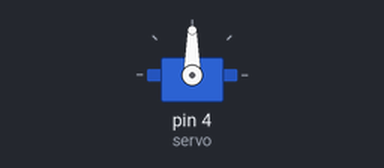
A sketch run on a simulated Arduino Uno, built with avr-gcc and run on an emulated ATmega328P. Parts: servo.

Above: at 2.05 s.
Timing chart, 0 to 6.6 s (numbered marks = the images above):
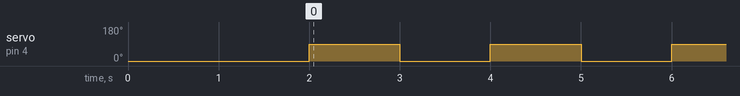

Measured:
- by itself, servo on pin 4 (servo): alternates 90° for 1.0 s and 0° for 1.0 s

The sketch:

Servo-Base-Code.ino
```cpp
//Cheng Lin
//19 Sept 17
//Arduino code to run a servo

#include <Servo.h> //import servo commands
Servo servo; //declare servo

int rotate = 90; //change rotate to alter how much servo turns

void setup() {
  servo.attach(4); //which pin the servo's orange wire will go in
  servo.write(0); //servo is at 0 degrees
  delay(2000);

}

//modify value in servo.write to control how much you want to turn
void loop() {
 servo.write(rotate); //turn servo to 90 degrees
 delay(1000);
 servo.write(0); //turn servo to 0
 delay(1000);
}
```
